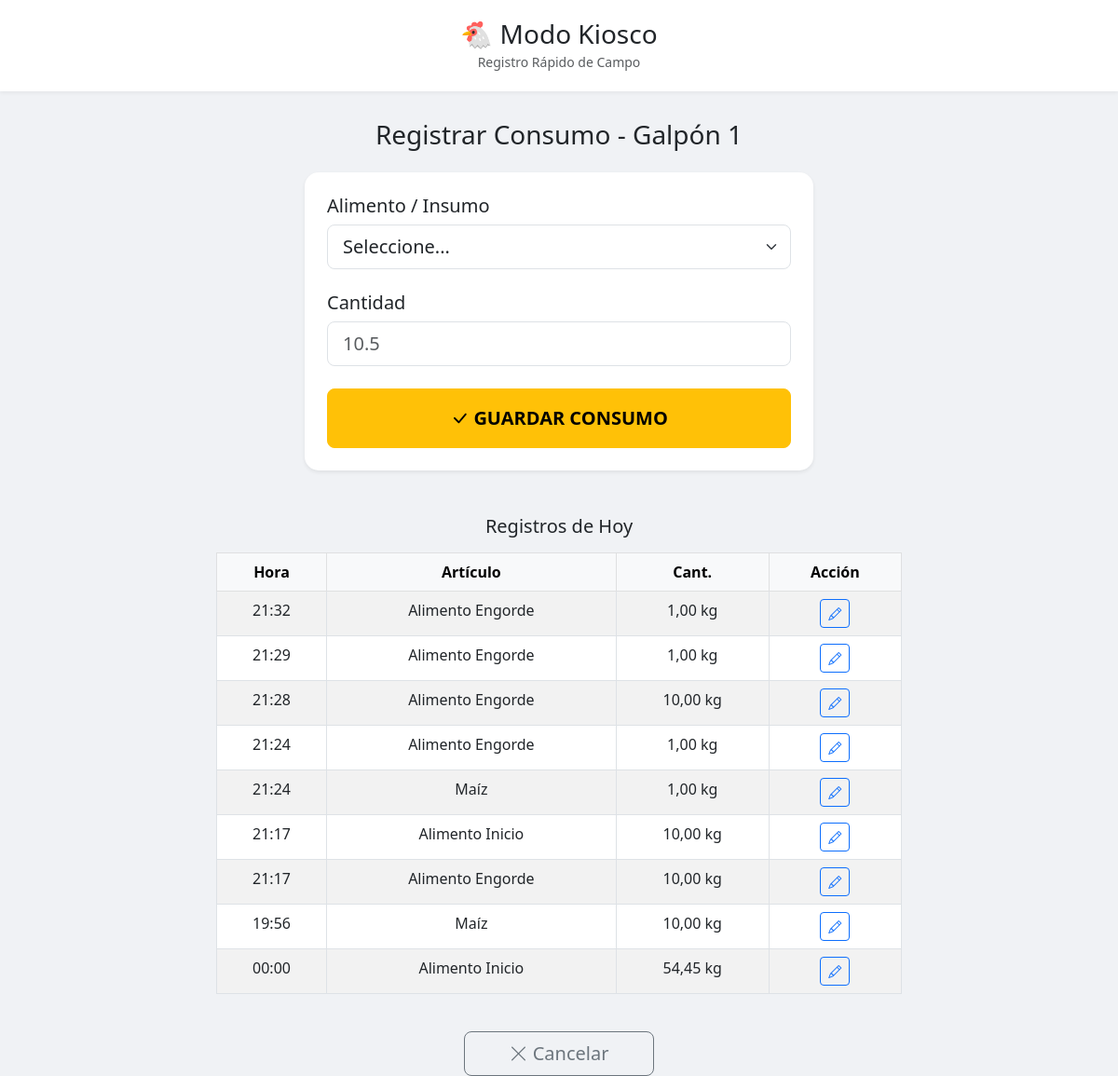
The page /kiosco/lote/1/consumo/ on the database its author committed.
### Gestion/models.py (models this page shows, shortened)
class Lote(models.Model):
    id_lote = models.AutoField(primary_key=True)
    galpon = models.ForeignKey(Galpon, on_delete=models.CASCADE)
    raza = models.CharField(max_length=100)
    fecha_inicio = models.DateField(default=timezone.now)
    aves_iniciales = models.IntegerField()
    aves_actuales = models.IntegerField(editable=False) # Updated by signal
    estado = models.BooleanField(default=True) # Active=True, Closed=False
    fecha_proxima_vacuna = models.DateField(null=True, blank=True)

class Galpon(models.Model):
    id_galpon = models.AutoField(primary_key=True)
    nombre = models.CharField(max_length=100)
    capacidad_max = models.IntegerField()

class MovimientoInterno(models.Model):
    id_movimiento = models.AutoField(primary_key=True)
    lote = models.ForeignKey(Lote, on_delete=models.CASCADE)
    articulo = models.ForeignKey(Articulo, on_delete=models.CASCADE)
    tipo_movimiento = models.CharField(
        max_length=20,
        choices=TipoMovimiento.choices
    )
    cantidad = models.DecimalField(max_digits=10, decimal_places=2)
    fecha = models.DateTimeField(default=timezone.now)

class Articulo(models.Model):
    id_articulo = models.AutoField(primary_key=True)
    class UnidadMedida(models.TextChoices):
        UNIDAD = 'Unidad', 'Unidad'
        KG = 'Kg', 'Kg'
        LITRO = 'Litro', 'Litro'
    nombre = models.CharField(max_length=200)
    tipo = models.CharField(max_length=20, choices=TipoArticulo.choices)
    unidad_medida = models.CharField(max_length=50, choices=UnidadMedida.choices, default=UnidadMedida.UNIDAD)
    controlar_stock = models.BooleanField(default=True)
    stock_actual = models.DecimalField(max_digits=10, decimal_places=2, default=0)
    stock_minimo = models.DecimalField(max_digits=10, decimal_places=2, default=0)
    precio_referencia = models.DecimalField(max_digits=10, decimal_places=2, default=0, help_text="Precio base para compras o ventas")
    es_insumo_receta = models.BooleanField(default=False, help_text="Marcar si es un envase o insumo auxiliar para recetas (no se muestra en Kiosco)")

### Kiosco/views.py (the view, shortened to what this page needs)
# urls.py: path('lote/<int:lote_id>/consumo/', views.registrar_consumo, name='kiosco-consumo'),
def registrar_consumo(request, lote_id):
    lote = get_object_or_404(Lote, pk=lote_id)
    alimentos = Articulo.objects.filter(tipo=TipoArticulo.INSUMO, es_insumo_receta=False).order_by('nombre')
    movimientos = MovimientoInterno.objects.filter(
        lote=lote,
        tipo_movimiento=TipoMovimiento.CONSUMO,
        fecha__date=timezone.now()
    ).order_by('-fecha')
    return render(request, 'Kiosco/form_consumo.html', {'lote': lote, 'alimentos': alimentos, 'movimientos': movimientos})

### Kiosco/templates/Kiosco/form_consumo.html (shortened to what this page needs)
{% extends 'Kiosco/base_kiosco.html' %}
{% block content %}
<h3 class="text-center mb-4">Registrar Consumo - {{ lote.galpon.nombre }}</h3>
<div class="row justify-content-center">
    <div class="col-md-6">
        <div class="card p-4 shadow-sm border-0" style="border-radius: 15px;">
            <form method="post">
                <div class="mb-4">
                    <label class="form-label h5">Alimento / Insumo</label>
                    <select name="articulo" class="form-select form-select-lg" required>
                        <option value="" selected disabled>Seleccione...</option>
                    </select>
                </div>
                <div class="mb-4">
                    <label class="form-label h5">Cantidad</label>
                    <input type="number" step="0.01" name="cantidad" class="form-control form-control-lg"
                        placeholder="10.5" required>
                </div>
                <button type="submit" class="btn btn-warning btn-lg w-100 py-3 fw-bold">
                    <i class="bi bi-check-lg"></i> GUARDAR CONSUMO
                </button>
            </form>
        </div>
    </div>
</div>
<div class="row justify-content-center mt-5">
    <div class="col-md-8">
        <h5 class="text-center mb-3">Registros de Hoy</h5>
        <div class="table-responsive">
            <table class="table table-bordered table-striped text-center">
                <thead class="table-light">
                    <tr>
                        <th>Hora</th>
                        <th>Artículo</th>
                        <th>Cant.</th>
                        <th>Acción</th>
                    </tr>
                </thead>
                <tbody>
                    {% for m in movimientos %}
                    <tr>
                        <td>{{ m.fecha|date:"H:i" }}</td>
                        <td>{{ m.articulo.nombre }}</td>
                        <td>{{ m.cantidad }} {{ m.articulo.unidad_medida }}</td>
                        <td>
                            <a href="{% url 'kiosco-movimiento-edit' m.pk %}" class="btn btn-sm btn-outline-primary">
                                <i class="bi bi-pencil"></i>
                            </a>
                        </td>
                    </tr>
                    {% empty %}
                    <tr>
                        <td colspan="4" class="text-muted">Sin registros hoy</td>
                    </tr>
                    {% endfor %}
                </tbody>
            </table>
        </div>
    </div>
</div>
<div class="text-center mt-4">
    <a href="{% url 'kiosco-menu' lote.pk %}" class="btn btn-outline-secondary btn-lg px-5">
        <i class="bi bi-x-lg"></i> Cancelar
    </a>
</div>
{% endblock %}

### Kiosco/templates/Kiosco/base_kiosco.html (style rules this page uses)
body { background-color: #f0f2f5; }

### rows shown on the page
Lote: galpon.nombre "Galpón 1"
MovimientoInterno: fecha "21:32", articulo.nombre "Alimento Engorde", cantidad "1,00", articulo.unidad_medida "kg"
MovimientoInterno: fecha "21:29", articulo.nombre "Alimento Engorde", cantidad "1,00", articulo.unidad_medida "kg"
MovimientoInterno: fecha "21:28", articulo.nombre "Alimento Engorde", cantidad "10,00", articulo.unidad_medida "kg"
MovimientoInterno: fecha "21:24", articulo.nombre "Alimento Engorde", cantidad "1,00", articulo.unidad_medida "kg"
MovimientoInterno: fecha "21:24", articulo.nombre "Maíz", cantidad "1,00", articulo.unidad_medida "kg"
MovimientoInterno: fecha "21:17", articulo.nombre "Alimento Inicio", cantidad "10,00", articulo.unidad_medida "kg"
MovimientoInterno: fecha "21:17", articulo.nombre "Alimento Engorde", cantidad "10,00", articulo.unidad_medida "kg"
MovimientoInterno: fecha "19:56", articulo.nombre "Maíz", cantidad "10,00", articulo.unidad_medida "kg"
MovimientoInterno: fecha "00:00", articulo.nombre "Alimento Inicio", cantidad "54,45", articulo.unidad_medida "kg"
